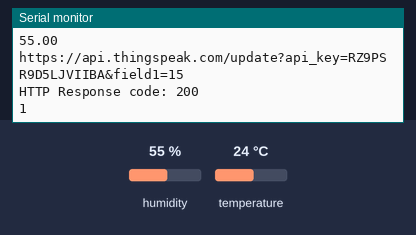
Simulated run of this sketch. Board: ESP32. Shown: the last lines printed to the serial monitor. Inputs (shaded band) come from the test bench; at power-on: humidity 55 %, temperature 24 °C. WiFi joins after 1.5 s; servers stay silent unless stated; web services answer with replies made up by the test bench.

Above: at 2.7 s.
2.8 s: humidity set to 22 %
At 6.92 s:
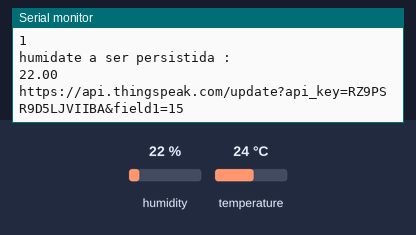
8.6 s: humidity set to 40 %
At 12.15 s:
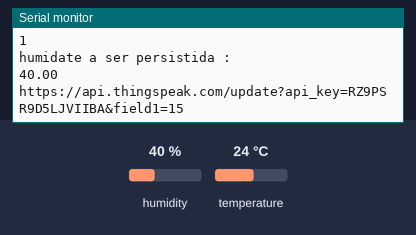
Timing chart, 0 to 13.7 s (numbered marks = the images above; inputs shaded):
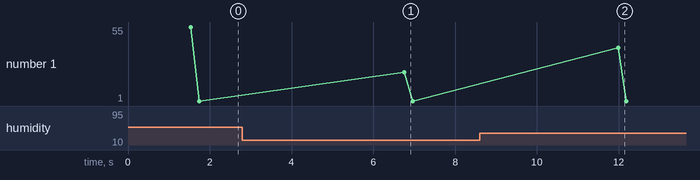

The sketch:

v2.ino
```cpp
#include <HTTPClient.h>
#include <WiFi.h>

#include "DHT.h"

#define DHTPIN 4
#define umidadeDoSoloPin 2

#define DHTTYPE DHT11   // DHT 11
DHT dht(DHTPIN, DHTTYPE);

WiFiClient client;

#define MAX 100

const char* ssid = "RONDON";
const char* password = "1234567890";

String apiKey = "RZ9PSR9D5LJVIIBA";
//Your Domain name with URL path or IP address with path
String serverName = "https://api.thingspeak.com/update?api_key="+ apiKey +"&field1=";
//String serverName = "https://blynk.cloud/external/api/update?token=ffujYGgbf805tgsf&v5=";

void setup() {
  Serial.begin(115200);
  wifiConectStartup();
  pinMode(umidadeDoSoloPin, INPUT);
  dht.begin();
}

void wifiConectStartup() {

  WiFi.begin(ssid, password);
  Serial.println("Connecting");

  while(WiFi.status() != WL_CONNECTED) {
    delay(500);
    Serial.print(".");
  }
  Serial.println("");
  Serial.print("Connected to WiFi network with IP Address: ");
  Serial.println(WiFi.localIP());

  Serial.println("Timer set to 5 seconds (timerDelay variable), it will take 5 seconds before publishing the first reading.");
}

void loop() {

  float humityValue;
  humityValue = getSensorHumityData();

  float temperatureValue;
  temperatureValue = getSensorTemperatureData();

  if (humityValue >0) {
    Serial.println("humidate a ser persistida : ");
    Serial.println(humityValue);


    char buf[MAX];

    //String valueToPersist = gcvt(humityValue, 4, buf);
    String valueToPersist = "ols";
      sendDataToAPI(valueToPersist);
  } else {
      Serial.println(F("deu ruim"));

    }
/*
  if (temperatureValue >0) {
    Serial.println("temperatura a ser persistida : ");
    Serial.println(temperatureValue);

      //sendDataToAPI(valueToPersist);
  } else {
      Serial.println(F("deu ruim"));

    }

    //Serial.println("humidade do solo a ser persistida : ");
    //Serial.println( analogRead(umidadeDoSoloPin));
    */
  delay(5000);

}


float getSensorHumityData() {

  float h = dht.readHumidity();
  if (isnan(h)) {
    Serial.println(F("Failed to read from DHT sensor!"));
    return -1.00;
  }

  return h;
}

float getSensorTemperatureData() {

  float t = dht.readTemperature();
  if (isnan(t)) {
    Serial.println(F("Failed to read from DHT sensor!"));
    return -1.00;
  }

  return t;
}


void senDaatToAPIPost(String postData) {


  client.println( "POST /update HTTP/1.1" );
  client.println( "Host: api.thingspeak.com" );
  client.println( "Connection: close" );
  client.println( "Content-Type: application/x-www-form-urlencoded" );
  client.println( "Content-Length: " + String( postData.length() ) );
  client.println();
  client.println( postData );

  Serial.println( postData );

  String answer=getResponse();
  Serial.println( answer );

}

String getResponse(){
  String response;
  long startTime = millis();

  delay( 200 );


  if( client.available() > 0 ){ // Get response from server.
     char charIn;
     do {
         charIn = client.read(); // Read a char from the buffer.
         response += charIn;     // Append the char to the string response.
        } while ( client.available() > 0 );
    }
  client.stop();

  return response;
}

void sendDataToAPI(String valueToSend) {


    //Check WiFi connection status
    if(WiFi.status()== WL_CONNECTED){
      HTTPClient http;

      String serverPath = serverName + 15;
      //valueToSend;
      Serial.println(serverPath);
      // Your Domain name with URL path or IP address with path
      http.begin(serverName);

      // Send HTTP GET request
      int httpResponseCode = http.GET();

      if (httpResponseCode>0) {
        Serial.print("HTTP Response code: ");
        Serial.println(httpResponseCode);
        String payload = http.getString();
        Serial.println(payload);
      }
      else {
        Serial.print("Error code: ");
        Serial.println(httpResponseCode);
      }
      // Free resources
      http.end();
    }
    else {
      Serial.println("WiFi Disconnected");
    }

}
```

Measured:
- after the input at 2.8 s, the serial monitor: prints a new line after 4.0 s (image 1)
- after the input at 8.6 s, the serial monitor: prints a new line after 3.4 s (image 2)
